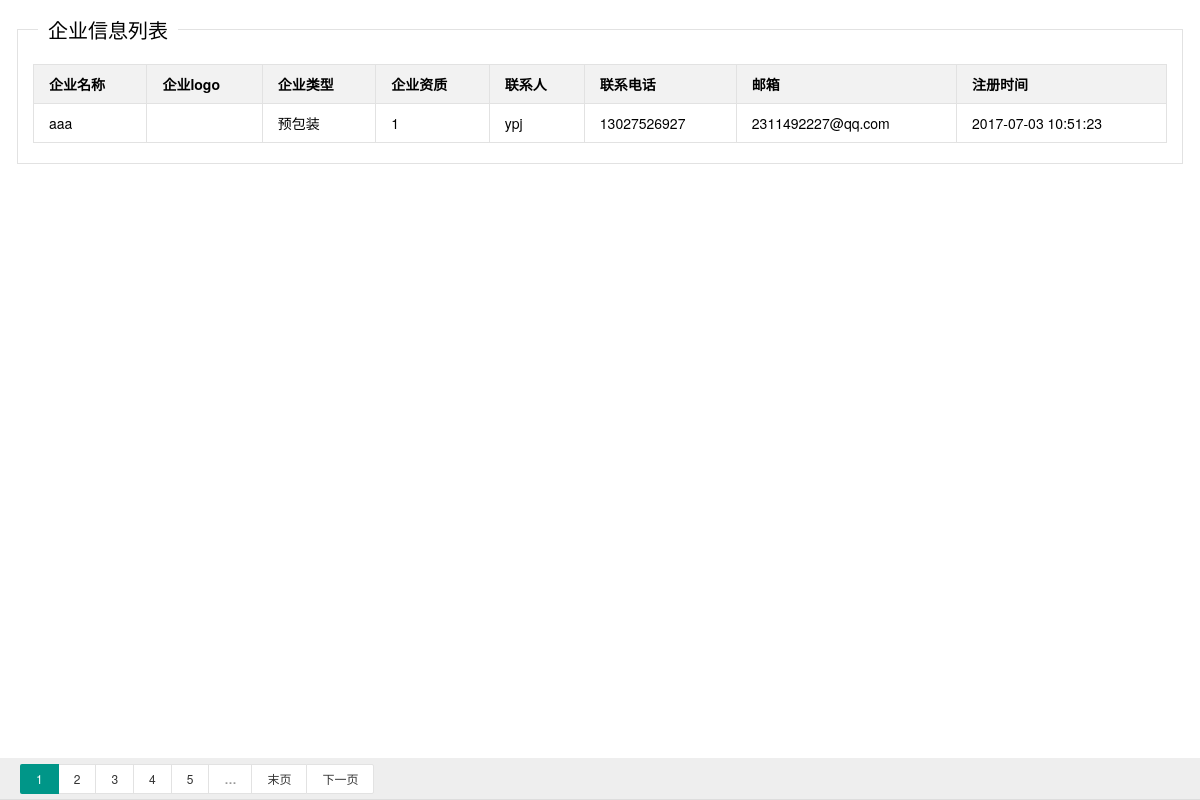
Page /index.php/Admin/shenhe_detail?TDC_id=77 on the committed database.
### tables this page shows
CREATE TABLE `tdc_user` (
  `TDC_id` int(11) NOT NULL AUTO_INCREMENT COMMENT '用户id',
  `User_Id` varchar(20) DEFAULT NULL COMMENT '企业登录账号',
  `User_Password` varchar(20) DEFAULT NULL COMMENT '用户密码',
  `Is_Admin` int(2) NOT NULL DEFAULT '0' COMMENT '超级管理员',
  `User_role` int(6) DEFAULT NULL COMMENT '用户权限组',
  `Admin_id` int(11) DEFAULT NULL COMMENT '管理员id',
  `CompanyName` varchar(50) DEFAULT NULL COMMENT '企业名称',
  `CompanyLogo` varchar(50) DEFAULT NULL COMMENT '企业logo',
  `Company_Certification` varchar(50) NOT NULL DEFAULT '' COMMENT '企业资质',
  `CompanyType` int(11) DEFAULT NULL COMMENT '企业类型',
  `ContactPerson` varchar(10) DEFAULT NULL COMMENT '联系人',
  `PhoneNumber` varchar(13) DEFAULT NULL COMMENT '联系电话',
  `Email` varchar(20) DEFAULT NULL COMMENT '邮箱',
  `User_Register_Time` datetime DEFAULT NULL COMMENT '注册时间',
  `Company_Status` smallint(6) DEFAULT NULL COMMENT '审核状态',
  `Reason` varchar(255) DEFAULT NULL COMMENT '未通过审核原因',
  PRIMARY KEY (`TDC_id`)
);

### application/controllers/Admin.php (called while the page is built, shortened)
<?php
class Admin extends CI_Controller
{
	public function __construct()
	{
		$this->load->helper('url');
		$this->load->helper('html');
		$this->load->library('session');
		$this->load->model('User_model');
		$this->load->model('Goods_Add_model');
		$this->load->model('Template_model');
		$this->load->helper('common_function');
	}
	public function shenhe_detail()
	{
		$condition = array();
		$TDC_id = $this->input->get_post('TDC_id');
		$condition['TDC_id'] = $TDC_id;
		$list = $this->User_model->search_user($condition);
          if($list['CompanyType'] == '1')
            {
			    $list['CompanyType']='农产品';
			}
           else if($list['CompanyType'] == '2')
            {
				$list['CompanyType']='家禽类';
			}
           else if($list['CompanyType'] == '3')
            {
				$list['CompanyType']='养殖类';
			}
           else if($list['CompanyType'] == '4')
            {
				$list['CompanyType']='预包装';
			}
        $list1['info'] = $list;
		$this->load->view('platformAdmin/Company_shenhe_details',$list1);
	}
}
?>

### index.php (called while the page is built, shortened)
<?php
require_once BASEPATH.'core/CodeIgniter.php';

### application/models/User_model.php (called while the page is built, shortened)
<?php
class User_model extends CI_Model
{
	public function search_user($where='')
	{
		$query = $this->db->select('*')->from('tdc_user')->where($where)->get();
		$list = $query->row_array();
		return $list;
	}
}

### application/views/platformAdmin/Company_shenhe_details.php (the view, shortened to what this page needs)
<!DOCTYPE html>
<html>
	<head>
		<link rel="stylesheet" href="<?php echo base_url(); ?>webroot/TDC_Admin/plugins/layui/css/layui.css" media="all" />
		<link rel="stylesheet" href="<?php echo base_url(); ?>webroot/TDC_Admin/css/global.css" media="all">
		<link rel="stylesheet" type="text/css" href="http://www.jq22.com/jquery/font-awesome.4.6.0.css">
		<link rel="stylesheet" href="<?php echo base_url(); ?>webroot/TDC_Admin/css/table.css" />
	</head>
	<body>
		<div class="admin-main">
			<fieldset class="layui-elem-field">
				<legend>企业信息列表</legend>
				<div class="layui-field-box">
					<table class="layui-table">
						<thead>
							<tr>
								<th>企业名称</th>
								<th>企业logo</th>
								<th>企业类型</th>
								<th>企业资质</th>
								<th>联系人</th>
								<th>联系电话</th>
								<th>邮箱</th>
								<th>注册时间</th>
							</tr>
						</thead>
						<tbody>
						  <?php
								 if (is_array($info)&&isset($info)&&!empty($info))
								{
							       $CompanyLogo = img($info['CompanyLogo']);
							     ?>
	                              <tr>
									<td><?php echo $info['CompanyName'];?></td>
								    <td><?php echo $CompanyLogo;?></td>
								    <td><?php echo $info['CompanyType'];?></td>
								    <td><?php echo '1' ;?></td>
								    <td><?php echo $info['ContactPerson'];?></td>
									<td><?php echo $info['PhoneNumber'];?></td>
									<td><?php echo $info['Email'];?></td>
									<td><?php echo $info['User_Register_Time'];?></td>
							</tr>
							<?php } ?>
						</tbody>
					</table>
				</div>
			</fieldset>
			<div class="admin-table-page">
				<div id="page" class="page">
				</div>
			</div>
		</div>
	</body>
</html>

### webroot/TDC_Admin/css/global.css (style rules this page uses)
.admin-table-page { position: fixed;z-index: 19940201;bottom: 0;width: 100%;background-color: #eee;border-bottom: 1px solid #ddd;left: 0px; }
.admin-table-page .page { padding-left:20px; }
.admin-main { margin: 15px; }

### webroot/TDC_Admin/css/table.css (style rules this page uses)
.admin-table-page { position: fixed;z-index: 19940201;bottom: 0;width: 100%;background-color: #eee;border-bottom: 1px solid #ddd;left: 0px; }
.admin-table-page .page { padding-left:20px; }

### rows in the picture
tdc_user: CompanyName "aaa", ContactPerson "ypj", PhoneNumber "13027526927", Email "2311492227@qq.com", User_Register_Time "2017-07-03 10:51:23"

### other values in the picture
$info['CompanyType'] "预包装"
